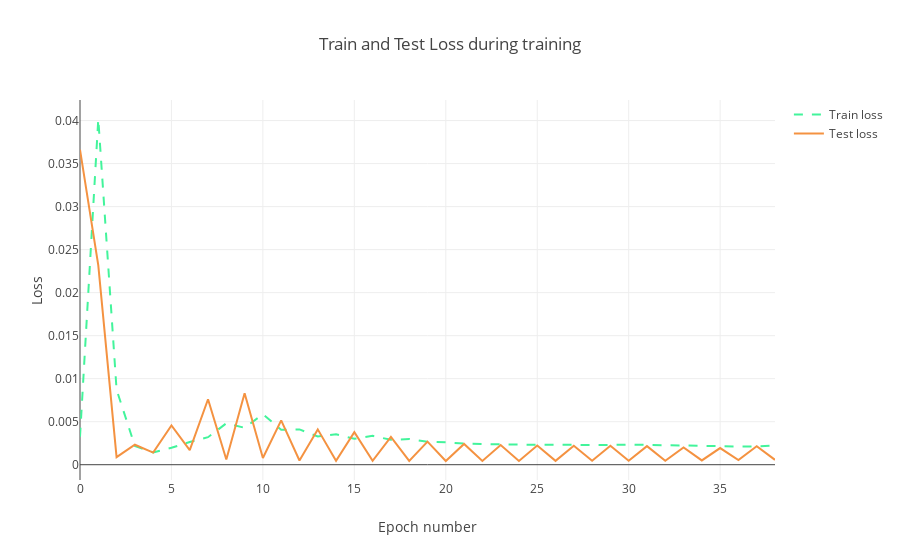

Notebook code for this chart:
### Code cell
#Training/Testing Loss visual

trace1 = go.Scatter(
    x = np.arange(0, len(history.history['loss']), 1),
    y = history.history['loss'],
    mode = 'lines',
    name = 'Train loss',
    line = dict(color=('rgb(66, 244, 155)'), width=2, dash='dash')
)
trace2 = go.Scatter(
    x = np.arange(0, len(history.history['val_loss']), 1),
    y = history.history['val_loss'],
    mode = 'lines',
    name = 'Test loss',
    line = dict(color=('rgb(244, 146, 65)'), width=2)
)

data = [trace1, trace2]
layout = dict(title = 'Train and Test Loss during training',
              xaxis = dict(title = 'Epoch number'), yaxis = dict(title = 'Loss'))
fig = dict(data=data, layout=layout)
py.iplot(fig, filename='training_process')

### Figure 1 — Plotly figure (JSON) as saved in the notebook; plotly's stock layout.template omitted (floating-point values rounded to 4 significant figures)
{"data": [{"line": {"color": "rgb(66, 244, 155)", "dash": "dash", "width": 2}, "mode": "lines", "name": "Train loss", "type": "scatter", "uid": "5352f364-8b34-4020-ace1-963a1431ceb9", "x": [0, 1, 2, 3, 4, 5, 6, 7, 8, 9, 10, 11, 12, 13, 14, 15, 16, 17, 18, 19, 20, 21, 22, 23, 24, 25, 26, 27, 28, 29, 30, 31, 32, 33, 34, 35, 36, 37, 38], "y": [0.003261, 0.04018, 0.008722, 0.00217, 0.001435, 0.001967, 0.002639, 0.003199, 0.004807, 0.004286, 0.005871, 0.004058, 0.004105, 0.003277, 0.003533, 0.00301, 0.003355, 0.002892, 0.002987, 0.002666, 0.002595, 0.002447, 0.002403, 0.002346, 0.00233, 0.002307, 0.002312, 0.002295, 0.002319, 0.002292, 0.002338, 0.002288, 0.002289, 0.002229, 0.002137, 0.002133, 0.002119, 0.002117, 0.002252]}, {"line": {"color": "rgb(244, 146, 65)", "width": 2}, "mode": "lines", "name": "Test loss", "type": "scatter", "uid": "22745747-0f67-4ab6-a8c6-2966b8e9c8b5", "x": [0, 1, 2, 3, 4, 5, 6, 7, 8, 9, 10, 11, 12, 13, 14, 15, 16, 17, 18, 19, 20, 21, 22, 23, 24, 25, 26, 27, 28, 29, 30, 31, 32, 33, 34, 35, 36, 37, 38], "y": [0.03661, 0.02317, 0.0008736, 0.002324, 0.00141, 0.004556, 0.001686, 0.007605, 0.0005971, 0.008303, 0.0007761, 0.005147, 0.0004917, 0.004107, 0.0004524, 0.003782, 0.0004528, 0.00322, 0.0004406, 0.002681, 0.0004307, 0.002415, 0.0004348, 0.002289, 0.000441, 0.00223, 0.0004466, 0.0022, 0.0004523, 0.0022, 0.0004577, 0.00216, 0.0004669, 0.001995, 0.0004959, 0.001935, 0.0005313, 0.002152, 0.000566]}], "layout": {"title": "Train and Test Loss during training", "xaxis": {"title": "Epoch number"}, "yaxis": {"title": "Loss"}}}
